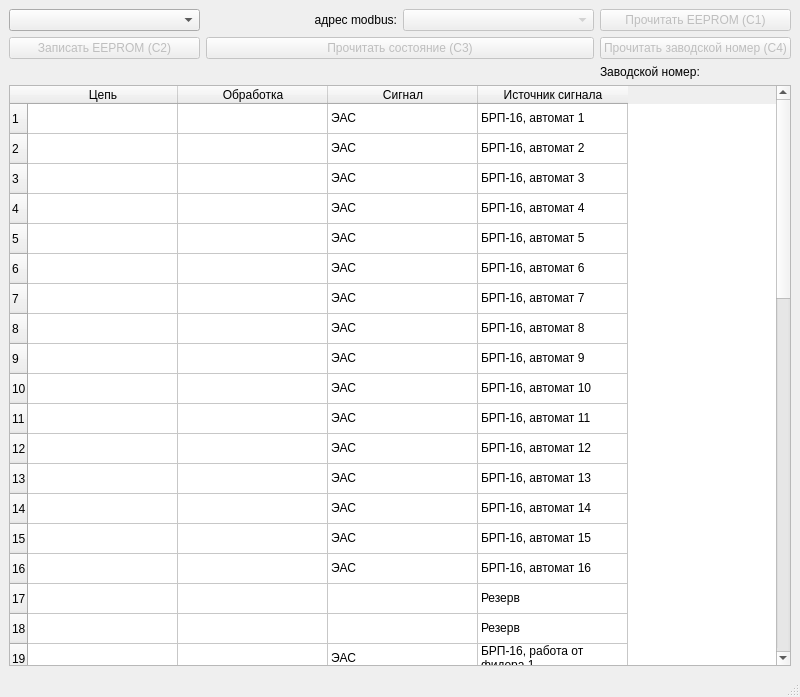
<?xml version="1.0" encoding="UTF-8"?>
<ui version="4.0">
 <class>MainWindow</class>
 <widget class="QMainWindow" name="MainWindow">
  <property name="geometry">
   <rect>
    <x>0</x>
    <y>0</y>
    <width>800</width>
    <height>697</height>
   </rect>
  </property>
  <property name="sizePolicy">
   <sizepolicy hsizetype="Preferred" vsizetype="Preferred">
    <horstretch>2</horstretch>
    <verstretch>0</verstretch>
   </sizepolicy>
  </property>
  <property name="windowTitle">
   <string>Монитор ТДО-50 (Система)</string>
  </property>
  <widget class="QWidget" name="centralwidget">
   <layout class="QGridLayout" name="gridLayout">
    <item row="0" column="0">
     <widget class="QComboBox" name="comboBox_comport">
      <property name="currentText">
       <string/>
      </property>
     </widget>
    </item>
    <item row="0" column="1">
     <widget class="QLabel" name="label">
      <property name="text">
       <string>адрес modbus:</string>
      </property>
      <property name="alignment">
       <set>Qt::AlignRight|Qt::AlignTrailing|Qt::AlignVCenter</set>
      </property>
     </widget>
    </item>
    <item row="0" column="2">
     <widget class="QComboBox" name="comboBox_modbus_address">
      <property name="enabled">
       <bool>false</bool>
      </property>
     </widget>
    </item>
    <item row="0" column="3">
     <widget class="QPushButton" name="pushButton_C1">
      <property name="enabled">
       <bool>false</bool>
      </property>
      <property name="text">
       <string>Прочитать EEPROM (C1)</string>
      </property>
     </widget>
    </item>
    <item row="1" column="0">
     <widget class="QPushButton" name="pushButton_C2">
      <property name="enabled">
       <bool>false</bool>
      </property>
      <property name="text">
       <string>Записать EEPROM (C2)</string>
      </property>
     </widget>
    </item>
    <item row="1" column="1" colspan="2">
     <widget class="QPushButton" name="pushButton_C3">
      <property name="enabled">
       <bool>false</bool>
      </property>
      <property name="text">
       <string>Прочитать состояние (C3)</string>
      </property>
      <property name="checkable">
       <bool>true</bool>
      </property>
      <property name="checked">
       <bool>false</bool>
      </property>
     </widget>
    </item>
    <item row="1" column="3">
     <widget class="QPushButton" name="pushButton_C4">
      <property name="enabled">
       <bool>false</bool>
      </property>
      <property name="text">
       <string>Прочитать заводской номер (C4)</string>
      </property>
     </widget>
    </item>
    <item row="2" column="1">
     <widget class="QLabel" name="exchage_image">
      <property name="autoFillBackground">
       <bool>false</bool>
      </property>
      <property name="text">
       <string/>
      </property>
      <property name="pixmap">
       <pixmap resource="tdo50-resources.qrc">:/icon-gray</pixmap>
      </property>
     </widget>
    </item>
    <item row="2" column="3">
     <widget class="QLabel" name="label_serial_number">
      <property name="text">
       <string>Заводской номер:</string>
      </property>
     </widget>
    </item>
    <item row="3" column="0" colspan="4">
     <widget class="QTableWidget" name="tableWidget">
      <property name="sizePolicy">
       <sizepolicy hsizetype="Expanding" vsizetype="Expanding">
        <horstretch>0</horstretch>
        <verstretch>0</verstretch>
       </sizepolicy>
      </property>
      <property name="sizeAdjustPolicy">
       <enum>QAbstractScrollArea::AdjustIgnored</enum>
      </property>
      <attribute name="horizontalHeaderCascadingSectionResizes">
       <bool>false</bool>
      </attribute>
      <attribute name="horizontalHeaderDefaultSectionSize">
       <number>150</number>
      </attribute>
      <attribute name="horizontalHeaderMinimumSectionSize">
       <number>29</number>
      </attribute>
      <attribute name="verticalHeaderCascadingSectionResizes">
       <bool>false</bool>
      </attribute>
      <attribute name="verticalHeaderDefaultSectionSize">
       <number>30</number>
      </attribute>
      <row>
       <property name="text">
        <string>1</string>
       </property>
      </row>
      <row>
       <property name="text">
        <string>2</string>
       </property>
      </row>
      <row>
       <property name="text">
        <string>3</string>
       </property>
      </row>
      <row>
       <property name="text">
        <string>4</string>
       </property>
      </row>
      <row>
       <property name="text">
        <string>5</string>
       </property>
      </row>
      <row>
       <property name="text">
        <string>6</string>
       </property>
      </row>
      <row>
       <property name="text">
        <string>7</string>
       </property>
      </row>
      <row>
       <property name="text">
        <string>8</string>
       </property>
      </row>
      <row>
       <property name="text">
        <string>9</string>
       </property>
      </row>
      <row>
       <property name="text">
        <string>10</string>
       </property>
      </row>
      <row>
       <property name="text">
        <string>11</string>
       </property>
      </row>
      <row>
       <property name="text">
        <string>12</string>
       </property>
      </row>
      <row>
       <property name="text">
        <string>13</string>
       </property>
      </row>
      <row>
       <property name="text">
        <string>14</string>
       </property>
      </row>
      <row>
       <property name="text">
        <string>15</string>
       </property>
      </row>
      <row>
       <property name="text">
        <string>16</string>
       </property>
      </row>
      <row>
       <property name="text">
        <string>17</string>
       </property>
      </row>
      <row>
       <property name="text">
        <string>18</string>
       </property>
      </row>
      <row>
       <property name="text">
        <string>19</string>
       </property>
      </row>
      <row>
       <property name="text">
        <string>20</string>
       </property>
      </row>
      <row>
       <property name="text">
        <string>21</string>
       </property>
      </row>
      <row>
       <property name="text">
        <string>22</string>
       </property>
      </row>
      <row>
       <property name="text">
        <string>23</string>
       </property>
      </row>
      <row>
       <property name="text">
        <string>24</string>
       </property>
      </row>
      <row>
       <property name="text">
        <string>25</string>
       </property>
      </row>
      <row>
       <property name="text">
        <string>26</string>
       </property>
      </row>
      <row>
       <property name="text">
        <string>27</string>
       </property>
      </row>
      <row>
       <property name="text">
        <string>28</string>
       </property>
      </row>
      <row>
       <property name="text">
        <string>29</string>
       </property>
      </row>
      <row>
       <property name="text">
        <string>30</string>
       </property>
      </row>
      <row>
       <property name="text">
        <string>31</string>
       </property>
      </row>
      <row>
       <property name="text">
        <string>32</string>
       </property>
      </row>
      <row>
       <property name="text">
        <string>33</string>
       </property>
      </row>
      <row>
       <property name="text">
        <string>34</string>
       </property>
      </row>
      <row>
       <property name="text">
        <string>35</string>
       </property>
      </row>
      <row>
       <property name="text">
        <string>36</string>
       </property>
      </row>
      <row>
       <property name="text">
        <string>37</string>
       </property>
      </row>
      <row>
       <property name="text">
        <string>38</string>
       </property>
      </row>
      <row>
       <property name="text">
        <string>39</string>
       </property>
      </row>
      <row>
       <property name="text">
        <string>40</string>
       </property>
      </row>
      <row>
       <property name="text">
        <string>41</string>
       </property>
      </row>
      <row>
       <property name="text">
        <string>42</string>
       </property>
      </row>
      <row>
       <property name="text">
        <string>43</string>
       </property>
      </row>
      <row>
       <property name="text">
        <string>44</string>
       </property>
      </row>
      <row>
       <property name="text">
        <string>45</string>
       </property>
      </row>
      <row>
       <property name="text">
        <string>46</string>
       </property>
      </row>
      <row>
       <property name="text">
        <string>47</string>
       </property>
      </row>
      <row>
       <property name="text">
        <string>48</string>
       </property>
      </row>
      <row>
       <property name="text">
        <string>49</string>
       </property>
      </row>
      <row>
       <property name="text">
        <string>50</string>
       </property>
      </row>
      <column>
       <property name="text">
        <string>Цепь</string>
       </property>
      </column>
      <column>
       <property name="text">
        <string>Обработка</string>
       </property>
      </column>
      <column>
       <property name="text">
        <string>Сигнал</string>
       </property>
      </column>
      <column>
       <property name="text">
        <string>Источник сигнала</string>
       </property>
      </column>
      <item row="0" column="2">
       <property name="text">
        <string>ЭАС</string>
       </property>
      </item>
      <item row="0" column="3">
       <property name="text">
        <string>БРП-16, автомат 1</string>
       </property>
      </item>
      <item row="1" column="2">
       <property name="text">
        <string>ЭАС</string>
       </property>
      </item>
      <item row="1" column="3">
       <property name="text">
        <string>БРП-16, автомат 2</string>
       </property>
      </item>
      <item row="2" column="2">
       <property name="text">
        <string>ЭАС</string>
       </property>
      </item>
      <item row="2" column="3">
       <property name="text">
        <string>БРП-16, автомат 3</string>
       </property>
      </item>
      <item row="3" column="2">
       <property name="text">
        <string>ЭАС</string>
       </property>
      </item>
      <item row="3" column="3">
       <property name="text">
        <string>БРП-16, автомат 4</string>
       </property>
      </item>
      <item row="4" column="2">
       <property name="text">
        <string>ЭАС</string>
       </property>
      </item>
      <item row="4" column="3">
       <property name="text">
        <string>БРП-16, автомат 5</string>
       </property>
      </item>
      <item row="5" column="2">
       <property name="text">
        <string>ЭАС</string>
       </property>
      </item>
      <item row="5" column="3">
       <property name="text">
        <string>БРП-16, автомат 6</string>
       </property>
      </item>
      <item row="6" column="2">
       <property name="text">
        <string>ЭАС</string>
       </property>
      </item>
      <item row="6" column="3">
       <property name="text">
        <string>БРП-16, автомат 7</string>
       </property>
      </item>
      <item row="7" column="2">
       <property name="text">
        <string>ЭАС</string>
       </property>
      </item>
      <item row="7" column="3">
       <property name="text">
        <string>БРП-16, автомат 8</string>
       </property>
      </item>
      <item row="8" column="2">
       <property name="text">
        <string>ЭАС</string>
       </property>
      </item>
      <item row="8" column="3">
       <property name="text">
        <string>БРП-16, автомат 9</string>
       </property>
      </item>
      <item row="9" column="2">
       <property name="text">
        <string>ЭАС</string>
       </property>
      </item>
      <item row="9" column="3">
       <property name="text">
        <string>БРП-16, автомат 10</string>
       </property>
      </item>
      <item row="10" column="2">
       <property name="text">
        <string>ЭАС</string>
       </property>
      </item>
      <item row="10" column="3">
       <property name="text">
        <string>БРП-16, автомат 11</string>
       </property>
      </item>
      <item row="11" column="2">
       <property name="text">
        <string>ЭАС</string>
       </property>
      </item>
      <item row="11" column="3">
       <property name="text">
        <string>БРП-16, автомат 12</string>
       </property>
      </item>
      <item row="12" column="2">
       <property name="text">
        <string>ЭАС</string>
       </property>
      </item>
      <item row="12" column="3">
       <property name="text">
        <string>БРП-16, автомат 13</string>
       </property>
      </item>
      <item row="13" column="2">
       <property name="text">
        <string>ЭАС</string>
       </property>
      </item>
      <item row="13" column="3">
       <property name="text">
        <string>БРП-16, автомат 14</string>
       </property>
      </item>
      <item row="14" column="2">
       <property name="text">
        <string>ЭАС</string>
       </property>
      </item>
      <item row="14" column="3">
       <property name="text">
        <string>БРП-16, автомат 15</string>
       </property>
      </item>
      <item row="15" column="2">
       <property name="text">
        <string>ЭАС</string>
       </property>
      </item>
      <item row="15" column="3">
       <property name="text">
        <string>БРП-16, автомат 16</string>
       </property>
      </item>
      <item row="16" column="2">
       <property name="text">
        <string/>
       </property>
      </item>
      <item row="16" column="3">
       <property name="text">
        <string>Резерв</string>
       </property>
      </item>
      <item row="17" column="2">
       <property name="text">
        <string/>
       </property>
      </item>
      <item row="17" column="3">
       <property name="text">
        <string>Резерв</string>
       </property>
      </item>
      <item row="18" column="2">
       <property name="text">
        <string>ЭАС</string>
       </property>
      </item>
      <item row="18" column="3">
       <property name="text">
        <string>БРП-16, работа от фидера 1</string>
       </property>
      </item>
      <item row="19" column="2">
       <property name="text">
        <string>ЭАС</string>
       </property>
      </item>
      <item row="19" column="3">
       <property name="text">
        <string>БРП-16, работа от фидера 2</string>
       </property>
      </item>
      <item row="20" column="2">
       <property name="text">
        <string>ЭАС</string>
       </property>
      </item>
      <item row="20" column="3">
       <property name="text">
        <string>БРП-16, авария фидера 1</string>
       </property>
      </item>
      <item row="21" column="2">
       <property name="text">
        <string>ЭАС</string>
       </property>
      </item>
      <item row="21" column="3">
       <property name="text">
        <string>БРП-16, авария фидера 2</string>
       </property>
      </item>
      <item row="22" column="2">
       <property name="text">
        <string>ЭАС</string>
       </property>
      </item>
      <item row="22" column="3">
       <property name="text">
        <string>ПМ-60 1</string>
       </property>
      </item>
      <item row="23" column="2">
       <property name="text">
        <string>ЭАС</string>
       </property>
      </item>
      <item row="23" column="3">
       <property name="text">
        <string>ПМ-60 2</string>
       </property>
      </item>
      <item row="24" column="2">
       <property name="text">
        <string>ЭАС</string>
       </property>
      </item>
      <item row="24" column="3">
       <property name="text">
        <string>УАК-60 1</string>
       </property>
      </item>
      <item row="25" column="2">
       <property name="text">
        <string>ЭАС</string>
       </property>
      </item>
      <item row="25" column="3">
       <property name="text">
        <string>УАК-60 </string>
       </property>
      </item>
      <item row="26" column="2">
       <property name="text">
        <string>ЭАС</string>
       </property>
      </item>
      <item row="26" column="3">
       <property name="text">
        <string>ПКС-02А</string>
       </property>
      </item>
      <item row="27" column="2">
       <property name="text">
        <string>ЭАС</string>
       </property>
      </item>
      <item row="27" column="3">
       <property name="text">
        <string>ПКС-02Б</string>
       </property>
      </item>
      <item row="28" column="2">
       <property name="text">
        <string>ЭАС</string>
       </property>
      </item>
      <item row="28" column="3">
       <property name="text">
        <string>М490М 1</string>
       </property>
      </item>
      <item row="29" column="2">
       <property name="text">
        <string>ЭАС</string>
       </property>
      </item>
      <item row="29" column="3">
       <property name="text">
        <string>М490М 2</string>
       </property>
      </item>
      <item row="30" column="2">
       <property name="text">
        <string>ЭАС</string>
       </property>
      </item>
      <item row="30" column="3">
       <property name="text">
        <string>М490М 3</string>
       </property>
      </item>
      <item row="31" column="2">
       <property name="text">
        <string>ЭАС</string>
       </property>
      </item>
      <item row="31" column="3">
       <property name="text">
        <string>М490М 4</string>
       </property>
      </item>
      <item row="32" column="2">
       <property name="text">
        <string>НСД</string>
       </property>
      </item>
      <item row="32" column="3">
       <property name="text">
        <string>М490М 1</string>
       </property>
      </item>
      <item row="33" column="2">
       <property name="text">
        <string>НСД</string>
       </property>
      </item>
      <item row="33" column="3">
       <property name="text">
        <string>М490М 2</string>
       </property>
      </item>
      <item row="34" column="2">
       <property name="text">
        <string>НСД</string>
       </property>
      </item>
      <item row="34" column="3">
       <property name="text">
        <string>М490М 3</string>
       </property>
      </item>
      <item row="35" column="2">
       <property name="text">
        <string>НСД</string>
       </property>
      </item>
      <item row="35" column="3">
       <property name="text">
        <string>М490М 4</string>
       </property>
      </item>
      <item row="36" column="2">
       <property name="text">
        <string>НСД</string>
       </property>
      </item>
      <item row="36" column="3">
       <property name="text">
        <string>Шкаф</string>
       </property>
      </item>
      <item row="37" column="2">
       <property name="text">
        <string>НСД</string>
       </property>
      </item>
      <item row="37" column="3">
       <property name="text">
        <string>Внешний кросс</string>
       </property>
      </item>
      <item row="38" column="2">
       <property name="text">
        <string>ЭАС</string>
       </property>
      </item>
      <item row="38" column="3">
       <property name="text">
        <string>Панель вентиляции</string>
       </property>
      </item>
      <item row="39" column="2">
       <property name="text">
        <string>ЭАС</string>
       </property>
      </item>
      <item row="39" column="3">
       <property name="text">
        <string>ЭПУ 1(Пропадание внешнего питания)</string>
       </property>
      </item>
      <item row="40" column="2">
       <property name="text">
        <string>ЭАС</string>
       </property>
      </item>
      <item row="40" column="3">
       <property name="text">
        <string>ЭПУ 2(общая авария)</string>
       </property>
      </item>
      <item row="41" column="2">
       <property name="text">
        <string>ЭАС</string>
       </property>
      </item>
      <item row="41" column="3">
       <property name="text">
        <string>ГШ-ВЧ(общая авария)</string>
       </property>
      </item>
      <item row="42" column="2">
       <property name="text">
        <string>ЭАС</string>
       </property>
      </item>
      <item row="42" column="3">
       <property name="text">
        <string>ГШ-НЧ(общая авария)</string>
       </property>
      </item>
      <item row="43" column="2">
       <property name="text">
        <string/>
       </property>
      </item>
      <item row="43" column="3">
       <property name="text">
        <string>Резерв</string>
       </property>
      </item>
      <item row="44" column="2">
       <property name="text">
        <string/>
       </property>
      </item>
      <item row="44" column="3">
       <property name="text">
        <string>Резерв</string>
       </property>
      </item>
      <item row="45" column="2">
       <property name="text">
        <string/>
       </property>
      </item>
      <item row="45" column="3">
       <property name="text">
        <string>Резерв</string>
       </property>
      </item>
      <item row="46" column="2">
       <property name="text">
        <string/>
       </property>
      </item>
      <item row="46" column="3">
       <property name="text">
        <string>Резерв</string>
       </property>
      </item>
      <item row="47" column="2">
       <property name="text">
        <string/>
       </property>
      </item>
      <item row="47" column="3">
       <property name="text">
        <string>Резерв</string>
       </property>
      </item>
      <item row="48" column="2">
       <property name="text">
        <string/>
       </property>
      </item>
      <item row="48" column="3">
       <property name="text">
        <string>Резерв</string>
       </property>
      </item>
      <item row="49" column="2">
       <property name="text">
        <string/>
       </property>
      </item>
      <item row="49" column="3">
       <property name="text">
        <string>Резерв</string>
       </property>
      </item>
     </widget>
    </item>
   </layout>
  </widget>
  <widget class="QMenuBar" name="menubar">
   <property name="geometry">
    <rect>
     <x>0</x>
     <y>0</y>
     <width>800</width>
     <height>30</height>
    </rect>
   </property>
  </widget>
  <widget class="QStatusBar" name="statusbar"/>
 </widget>
 <resources>
  <include location="tdo50-resources.qrc"/>
 </resources>
 <connections/>
</ui>
